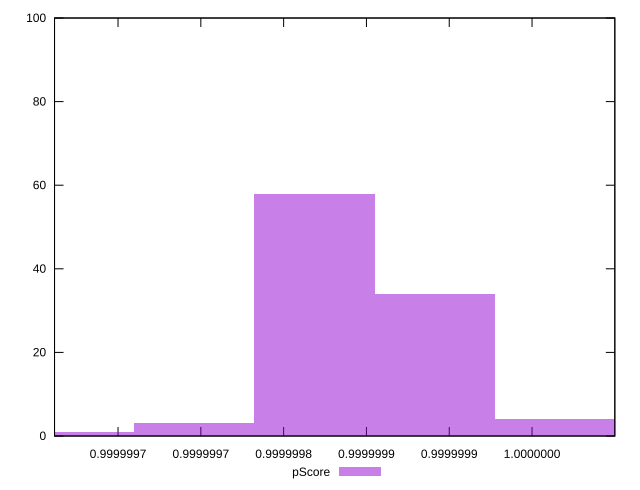

gnuplot code for this plot:
reset

$pScore <<EOF
0.9999998912461199 34
0.9999998186492601 58
0.9999999638429796 4
0.9999997460524004 3
0.9999996734555406 1
EOF

set key outside below
set boxwidth 7.259685973872241e-8
set xrange [0.9999996616571389:0.9999999999829432]
set yrange [0:100]
set trange [0:100]
set style fill transparent solid 0.5 noborder
set terminal svg size 640, 490 enhanced background rgb 'white'
set output "reports/report_00030_2021-02-24T20-42-31.540Z/bootup-time/samples/agenda/pScore/histogram.svg"

plot $pScore title "pScore" with boxes

reset
